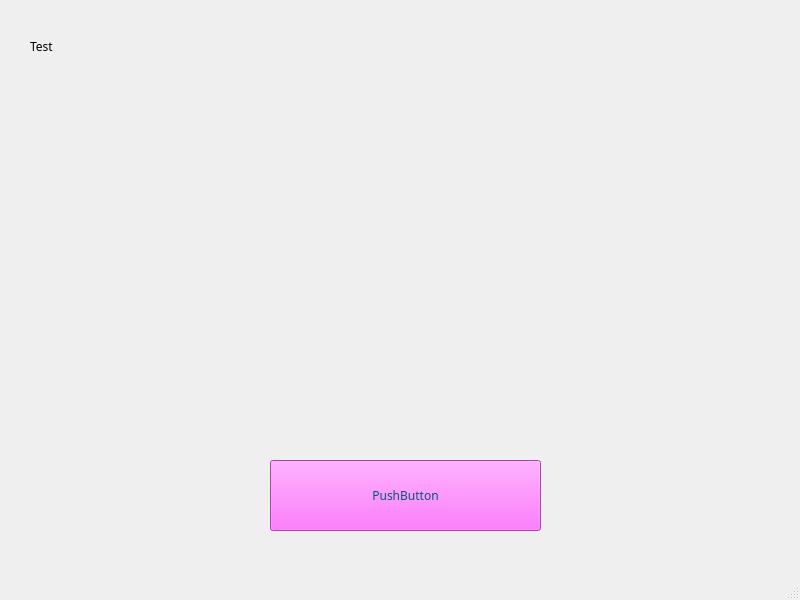
<?xml version="1.0" encoding="UTF-8"?>
<ui version="4.0">
 <class>MainWindow</class>
 <widget class="QMainWindow" name="MainWindow">
  <property name="geometry">
   <rect>
    <x>0</x>
    <y>0</y>
    <width>800</width>
    <height>600</height>
   </rect>
  </property>
  <property name="font">
   <font>
    <family>BIZ UDPゴシック</family>
   </font>
  </property>
  <property name="windowTitle">
   <string>MainWindow</string>
  </property>
  <widget class="QWidget" name="centralwidget">
   <widget class="QLabel" name="label">
    <property name="geometry">
     <rect>
      <x>30</x>
      <y>40</y>
      <width>47</width>
      <height>13</height>
     </rect>
    </property>
    <property name="text">
     <string>Test</string>
    </property>
   </widget>
   <widget class="QPushButton" name="pushButton">
    <property name="geometry">
     <rect>
      <x>270</x>
      <y>460</y>
      <width>271</width>
      <height>71</height>
     </rect>
    </property>
    <property name="font">
     <font>
      <family>BIZ UDPゴシック</family>
      <weight>50</weight>
      <bold>false</bold>
      <underline>false</underline>
      <strikeout>false</strikeout>
     </font>
    </property>
    <property name="styleSheet">
     <string notr="true">color: rgb(0, 85, 127);
background-color: rgb(255, 85, 255);</string>
    </property>
    <property name="text">
     <string>PushButton</string>
    </property>
   </widget>
  </widget>
  <widget class="QMenuBar" name="menubar">
   <property name="geometry">
    <rect>
     <x>0</x>
     <y>0</y>
     <width>800</width>
     <height>18</height>
    </rect>
   </property>
  </widget>
  <widget class="QStatusBar" name="statusbar"/>
 </widget>
 <resources/>
 <connections/>
</ui>
